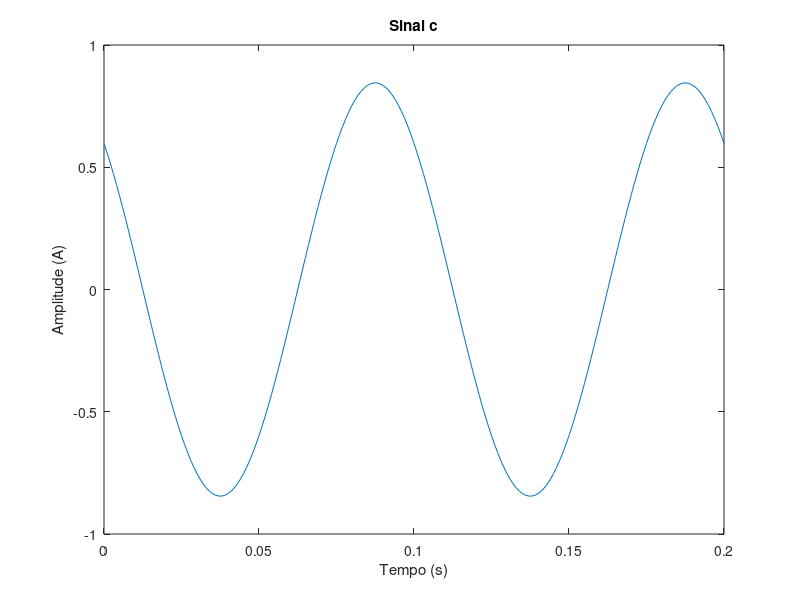

Write the MATLAB code that produced this figure.
%x(t)=A*sen(2pi*f0*t)    f0=frequencia    T=1/f0
ta=0.001;
t=0:ta:(0.05*4);

x=sin(20*pi*t + 70*pi/180)+ sin (20*pi*t+ 200*pi/180);
plot(t,x);
figure(1)
xlabel("Tempo (s)")
ylabel("Amplitude (A)")
title("Sinal c")